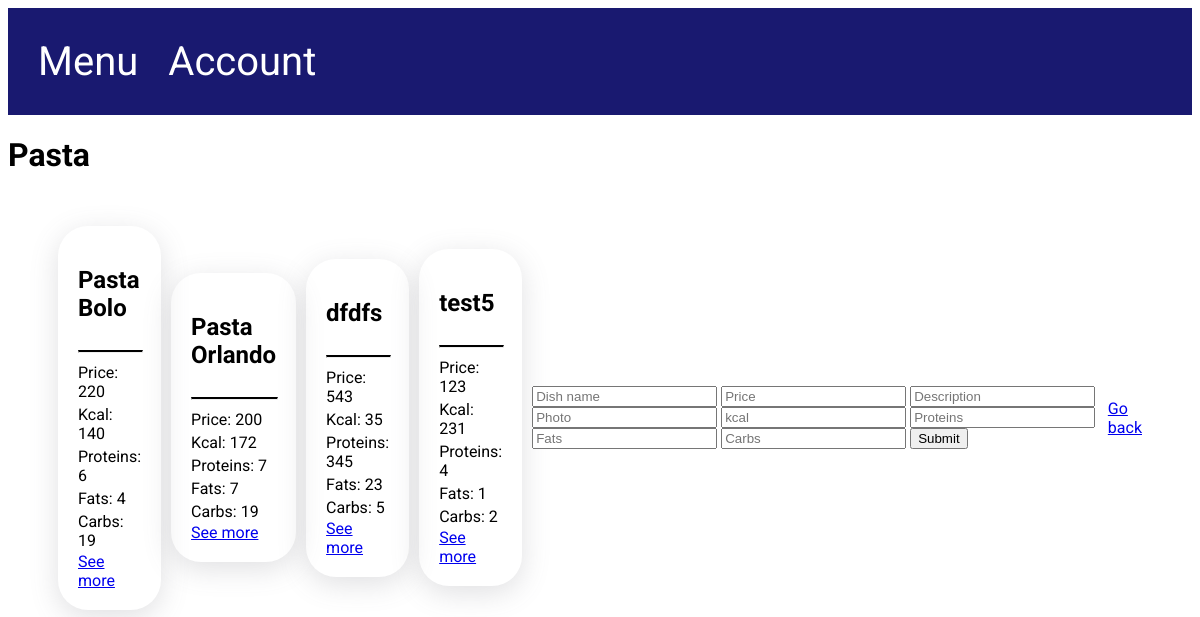
The app's page /admin/categories/Pasta (signed in) with its own data.
### models.py (models this page shows, shortened)
class Dish(Base):
    __tablename__ = "dish"
    id = Column(String(120), primary_key=True, unique=True)
    dish_name = Column(String(50), unique=True)
    price = Column(Integer)
    description = Column(String(255))
    is_available = Column(Integer)
    category_id = Column(Integer, ForeignKey("category.id"))
    photo = Column(String(120))
    kcal = Column(Integer)
    proteins = Column(Integer)
    fats = Column(Integer)
    carbs = Column(Integer)
    category = relationship("Category", back_populates="dish")
    dish_rate = relationship("DishRate", back_populates="dish")
    ordered_dish = relationship("OrderedDish", back_populates="dish")

### app.py (the view, shortened to what this page needs)
@app.route('/admin/categories/<category_name>', methods=['GET', 'POST', 'DELETE'])  # TODO DELETE
def admin_category(category_name: str):  # Alchemy
    if session.get("user_id") is None:
        return app.redirect("/user/sign_in")
    if session.get("user_type") == 0:
        return app.redirect('/menu', 302)
    database.init_db()
    dishes = database.db_session.query(Dish).join(Category).where(Category.category_name == category_name)
    return render_template("admin_category.html", category=dishes, category_name=category_name)

### database.py (called while the page is built)
def init_db():
    import models
    Base.metadata.create_all(bind=engine)

### templates/admin_category.html
{% extends 'base.html' %}
{% block content %}
    <h1>{{ category_name }}</h1>
    <div class="container user_addresses">
        {% for dish in category %}
            <div class="content-holder orders">
                <h2>{{ dish.dish_name }}</h2>
                <hr class="line">
                <p>Price: {{ dish.price }}</p>
                <p>Kcal: {{ dish.kcal }}</p>
                <p>Proteins: {{ dish.proteins }}</p>
                <p>Fats: {{ dish.fats }}</p>
                <p>Carbs: {{ dish.carbs }}</p>
                <a href="/admin/dishes/{{ dish.id }}"> See more </a>
            </div>
        {% endfor %}
        <form method = "POST">
            <input type="text" name="dish_name" placeholder="Dish name">
            <input type="text" name="price" placeholder="Price">
            <input type="text" name="description" placeholder="Description">
            <input type="text" name="photo" placeholder="Photo">
            <input type="text" name="kcal" placeholder="kcal">
            <input type="text" name="proteins" placeholder="Proteins">
            <input type="text" name="fats" placeholder="Fats">
            <input type="text" name="carbs" placeholder="Carbs">
            <input type = submit>
        </form>
        <a href="/admin/categories">Go back</a>
    </div>
{% endblock %}

### static/css/style.css (style rules this page uses)
body { font-family: 'Roboto', sans-serif; }
.container { padding: 30px 50px 30px 50px; }
.content-holder { display: flex; flex-direction: column; border-radius: 30px; padding: 20px; box-shadow: rgba(100, 100, 111, 0.2) 0px 7px 29px 0px; }
.line { border-top: 2px solid black; width: 100% }
.orders p { margin-top: 2px; margin-bottom: 2px; }
.user_addresses { display: flex; align-items: center; gap: 10px; }

### records on screen
Dish: dish_name "Pasta Bolo", price "220", kcal "140", proteins "6", fats "4", carbs "19"
Dish: dish_name "Pasta Orlando", price "200", kcal "172", proteins "7", fats "7", carbs "19"
Dish: dish_name "dfdfs", price "543", kcal "35", proteins "345", fats "23", carbs "5"
Dish: dish_name "test5", price "123", kcal "231", proteins "4", fats "1", carbs "2"

### other values on screen
{{ category_name }} "Pasta"
